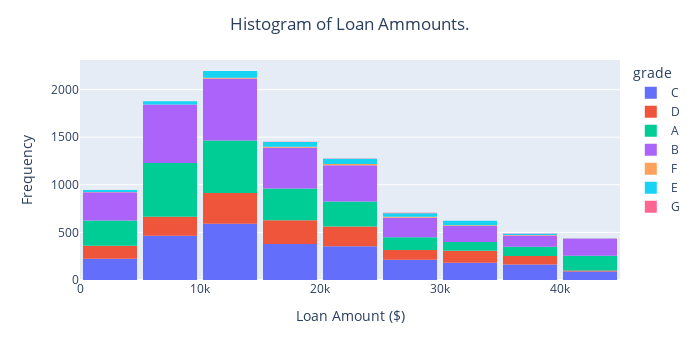

The code cell stored with this chart in its notebook:
### Code cell
fig = px.histogram(DF,
                  x = 'loan_amount',
                  nbins=17,
                  color = 'grade')

fig.update_layout(bargap=0.1,
                  title = 'Histogram of Loan Ammounts.',
                  title_x=0.5,
                  xaxis_title="Loan Amount ($)",
                  yaxis_title="Frequency",
                  autosize=False,
                  )
       
fig.show()

### Figure 1 — Plotly figure (JSON) as saved in the notebook; plotly's stock layout.template omitted (floating-point values rounded to 4 significant figures; data arrays with more than 128 entries replaced by an {"elided": "..."} marker saying what was removed)
{"data": [{"alignmentgroup": "True", "bingroup": "x", "hovertemplate": "grade=C<br>loan_amount=%{x}<br>count=%{y}<extra></extra>", "legendgroup": "C", "marker": {"color": "#636efa", "pattern": {"shape": ""}}, "name": "C", "nbinsx": 17, "offsetgroup": "C", "orientation": "v", "showlegend": true, "type": "histogram", "x": {"elided": "2653 int values"}, "xaxis": "x", "yaxis": "y"}, {"alignmentgroup": "True", "bingroup": "x", "hovertemplate": "grade=D<br>loan_amount=%{x}<br>count=%{y}<extra></extra>", "legendgroup": "D", "marker": {"color": "#EF553B", "pattern": {"shape": ""}}, "name": "D", "nbinsx": 17, "offsetgroup": "D", "orientation": "v", "showlegend": true, "type": "histogram", "x": {"elided": "1446 int values"}, "xaxis": "x", "yaxis": "y"}, {"alignmentgroup": "True", "bingroup": "x", "hovertemplate": "grade=A<br>loan_amount=%{x}<br>count=%{y}<extra></extra>", "legendgroup": "A", "marker": {"color": "#00cc96", "pattern": {"shape": ""}}, "name": "A", "nbinsx": 17, "offsetgroup": "A", "orientation": "v", "showlegend": true, "type": "histogram", "x": {"elided": "2459 int values"}, "xaxis": "x", "yaxis": "y"}, {"alignmentgroup": "True", "bingroup": "x", "hovertemplate": "grade=B<br>loan_amount=%{x}<br>count=%{y}<extra></extra>", "legendgroup": "B", "marker": {"color": "#ab63fa", "pattern": {"shape": ""}}, "name": "B", "nbinsx": 17, "offsetgroup": "B", "orientation": "v", "showlegend": true, "type": "histogram", "x": {"elided": "3037 int values"}, "xaxis": "x", "yaxis": "y"}, {"alignmentgroup": "True", "bingroup": "x", "hovertemplate": "grade=F<br>loan_amount=%{x}<br>count=%{y}<extra></extra>", "legendgroup": "F", "marker": {"color": "#FFA15A", "pattern": {"shape": ""}}, "name": "F", "nbinsx": 17, "offsetgroup": "F", "orientation": "v", "showlegend": true, "type": "histogram", "x": [30000, 11100, 32000, 16000, 10000, 16175, 16000, 28000, 30000, 18000, 11450, 20000, 25000, 24000, 15000, 15000, 30000, 35000, 20000, 11000, 28000, 26000, 28000, 35000, 35000, 30000, 15000, 10000, 30000, 2200, 19950, 20000, 24450, 24000, 14000, 35000, 12000, 20000, 10000, 30000, 30000, 17000, 24100, 28900, 11400, 15700, 22000, 24000, 25000, 22600, 24000, 30000, 28000, 13500, 35000, 16000, 32000, 10000], "xaxis": "x", "yaxis": "y"}, {"alignmentgroup": "True", "bingroup": "x", "hovertemplate": "grade=E<br>loan_amount=%{x}<br>count=%{y}<extra></extra>", "legendgroup": "E", "marker": {"color": "#19d3f3", "pattern": {"shape": ""}}, "name": "E", "nbinsx": 17, "offsetgroup": "E", "orientation": "v", "showlegend": true, "type": "histogram", "x": {"elided": "335 int values"}, "xaxis": "x", "yaxis": "y"}, {"alignmentgroup": "True", "bingroup": "x", "hovertemplate": "grade=G<br>loan_amount=%{x}<br>count=%{y}<extra></extra>", "legendgroup": "G", "marker": {"color": "#FF6692", "pattern": {"shape": ""}}, "name": "G", "nbinsx": 17, "offsetgroup": "G", "orientation": "v", "showlegend": true, "type": "histogram", "x": [20600, 25000, 25000, 20000, 25000, 35000, 40000, 15000, 25000, 20300, 35500, 18750], "xaxis": "x", "yaxis": "y"}], "layout": {"autosize": false, "bargap": 0.1, "barmode": "relative", "height": 360, "legend": {"title": {"text": "grade"}, "tracegroupgap": 0}, "margin": {"t": 60}, "title": {"text": "Histogram of Loan Ammounts.", "x": 0.5}, "width": 700, "xaxis": {"anchor": "y", "autorange": true, "domain": [0, 1], "range": [-0.5, 45000.0], "title": {"text": "Loan Amount ($)"}, "type": "linear"}, "yaxis": {"anchor": "x", "autorange": true, "domain": [0, 1], "range": [0, 2311.0], "title": {"text": "Frequency"}}}}
